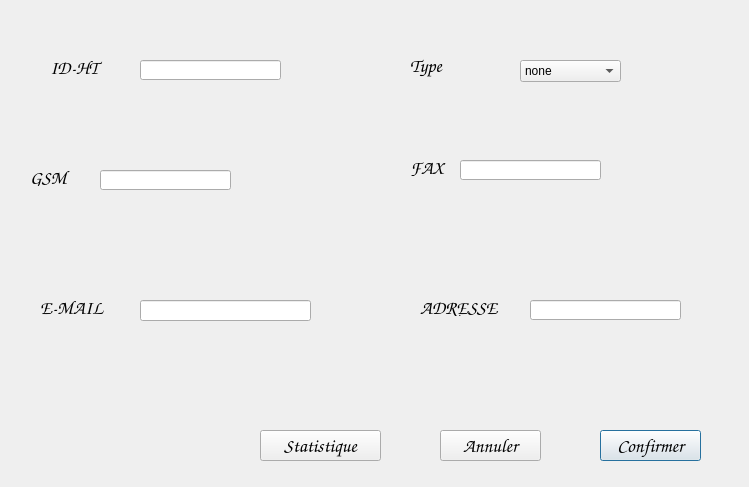
<?xml version="1.0" encoding="UTF-8"?>
<ui version="4.0">
 <class>Ajoutercontacts</class>
 <widget class="QDialog" name="Ajoutercontacts">
  <property name="geometry">
   <rect>
    <x>0</x>
    <y>0</y>
    <width>749</width>
    <height>487</height>
   </rect>
  </property>
  <property name="windowTitle">
   <string>Dialog</string>
  </property>
  <widget class="QLabel" name="label">
   <property name="geometry">
    <rect>
     <x>0</x>
     <y>0</y>
     <width>741</width>
     <height>491</height>
    </rect>
   </property>
   <property name="text">
    <string/>
   </property>
   <property name="pixmap">
    <pixmap>../../Desktop/mmmm.png</pixmap>
   </property>
  </widget>
  <widget class="QLabel" name="label_2">
   <property name="geometry">
    <rect>
     <x>50</x>
     <y>60</y>
     <width>101</width>
     <height>16</height>
    </rect>
   </property>
   <property name="font">
    <font>
     <family>Comic Sans MS</family>
     <pointsize>14</pointsize>
    </font>
   </property>
   <property name="text">
    <string>ID-HT</string>
   </property>
  </widget>
  <widget class="QLineEdit" name="lineEdit">
   <property name="geometry">
    <rect>
     <x>140</x>
     <y>60</y>
     <width>141</width>
     <height>20</height>
    </rect>
   </property>
  </widget>
  <widget class="QLabel" name="label_3">
   <property name="geometry">
    <rect>
     <x>410</x>
     <y>50</y>
     <width>81</width>
     <height>31</height>
    </rect>
   </property>
   <property name="font">
    <font>
     <family>Comic Sans MS</family>
     <pointsize>14</pointsize>
    </font>
   </property>
   <property name="text">
    <string>Type</string>
   </property>
  </widget>
  <widget class="QLabel" name="label_4">
   <property name="geometry">
    <rect>
     <x>30</x>
     <y>170</y>
     <width>81</width>
     <height>16</height>
    </rect>
   </property>
   <property name="font">
    <font>
     <family>Comic Sans MS</family>
     <pointsize>14</pointsize>
    </font>
   </property>
   <property name="text">
    <string>GSM</string>
   </property>
  </widget>
  <widget class="QLineEdit" name="lineEdit_3">
   <property name="geometry">
    <rect>
     <x>100</x>
     <y>170</y>
     <width>131</width>
     <height>20</height>
    </rect>
   </property>
  </widget>
  <widget class="QLabel" name="label_5">
   <property name="geometry">
    <rect>
     <x>410</x>
     <y>160</y>
     <width>71</width>
     <height>16</height>
    </rect>
   </property>
   <property name="font">
    <font>
     <family>Comic Sans MS</family>
     <pointsize>14</pointsize>
    </font>
   </property>
   <property name="text">
    <string>FAX</string>
   </property>
  </widget>
  <widget class="QLineEdit" name="lineEdit_4">
   <property name="geometry">
    <rect>
     <x>460</x>
     <y>160</y>
     <width>141</width>
     <height>20</height>
    </rect>
   </property>
  </widget>
  <widget class="QLabel" name="label_6">
   <property name="geometry">
    <rect>
     <x>40</x>
     <y>300</y>
     <width>91</width>
     <height>16</height>
    </rect>
   </property>
   <property name="font">
    <font>
     <family>Comic Sans MS</family>
     <pointsize>14</pointsize>
    </font>
   </property>
   <property name="text">
    <string>E-MAIL</string>
   </property>
  </widget>
  <widget class="QLineEdit" name="lineEdit_5">
   <property name="geometry">
    <rect>
     <x>140</x>
     <y>300</y>
     <width>171</width>
     <height>21</height>
    </rect>
   </property>
  </widget>
  <widget class="QLabel" name="label_7">
   <property name="geometry">
    <rect>
     <x>420</x>
     <y>300</y>
     <width>91</width>
     <height>16</height>
    </rect>
   </property>
   <property name="font">
    <font>
     <family>Comic Sans MS</family>
     <pointsize>14</pointsize>
    </font>
   </property>
   <property name="text">
    <string>ADRESSE</string>
   </property>
  </widget>
  <widget class="QLineEdit" name="lineEdit_6">
   <property name="geometry">
    <rect>
     <x>530</x>
     <y>300</y>
     <width>151</width>
     <height>20</height>
    </rect>
   </property>
  </widget>
  <widget class="QPushButton" name="pushButton">
   <property name="geometry">
    <rect>
     <x>600</x>
     <y>430</y>
     <width>101</width>
     <height>31</height>
    </rect>
   </property>
   <property name="font">
    <font>
     <family>Comic Sans MS</family>
     <pointsize>14</pointsize>
    </font>
   </property>
   <property name="text">
    <string>Confirmer</string>
   </property>
  </widget>
  <widget class="QPushButton" name="pushButton_2">
   <property name="geometry">
    <rect>
     <x>440</x>
     <y>430</y>
     <width>101</width>
     <height>31</height>
    </rect>
   </property>
   <property name="font">
    <font>
     <family>Comic Sans MS</family>
     <pointsize>14</pointsize>
    </font>
   </property>
   <property name="text">
    <string>Annuler</string>
   </property>
  </widget>
  <widget class="QComboBox" name="comboBox">
   <property name="geometry">
    <rect>
     <x>520</x>
     <y>60</y>
     <width>101</width>
     <height>22</height>
    </rect>
   </property>
   <item>
    <property name="text">
     <string>none</string>
    </property>
   </item>
   <item>
    <property name="text">
     <string>Hebergement</string>
    </property>
   </item>
   <item>
    <property name="text">
     <string>Transport</string>
    </property>
   </item>
  </widget>
  <widget class="QPushButton" name="pushButton_3">
   <property name="geometry">
    <rect>
     <x>260</x>
     <y>430</y>
     <width>121</width>
     <height>31</height>
    </rect>
   </property>
   <property name="font">
    <font>
     <family>Comic Sans MS</family>
     <pointsize>14</pointsize>
    </font>
   </property>
   <property name="text">
    <string>Statistique</string>
   </property>
  </widget>
 </widget>
 <resources/>
 <connections>
  <connection>
   <sender>pushButton_2</sender>
   <signal>clicked()</signal>
   <receiver>Ajoutercontacts</receiver>
   <slot>reject()</slot>
   <hints>
    <hint type="sourcelabel">
     <x>459</x>
     <y>440</y>
    </hint>
    <hint type="destinationlabel">
     <x>424</x>
     <y>495</y>
    </hint>
   </hints>
  </connection>
 </connections>
</ui>
